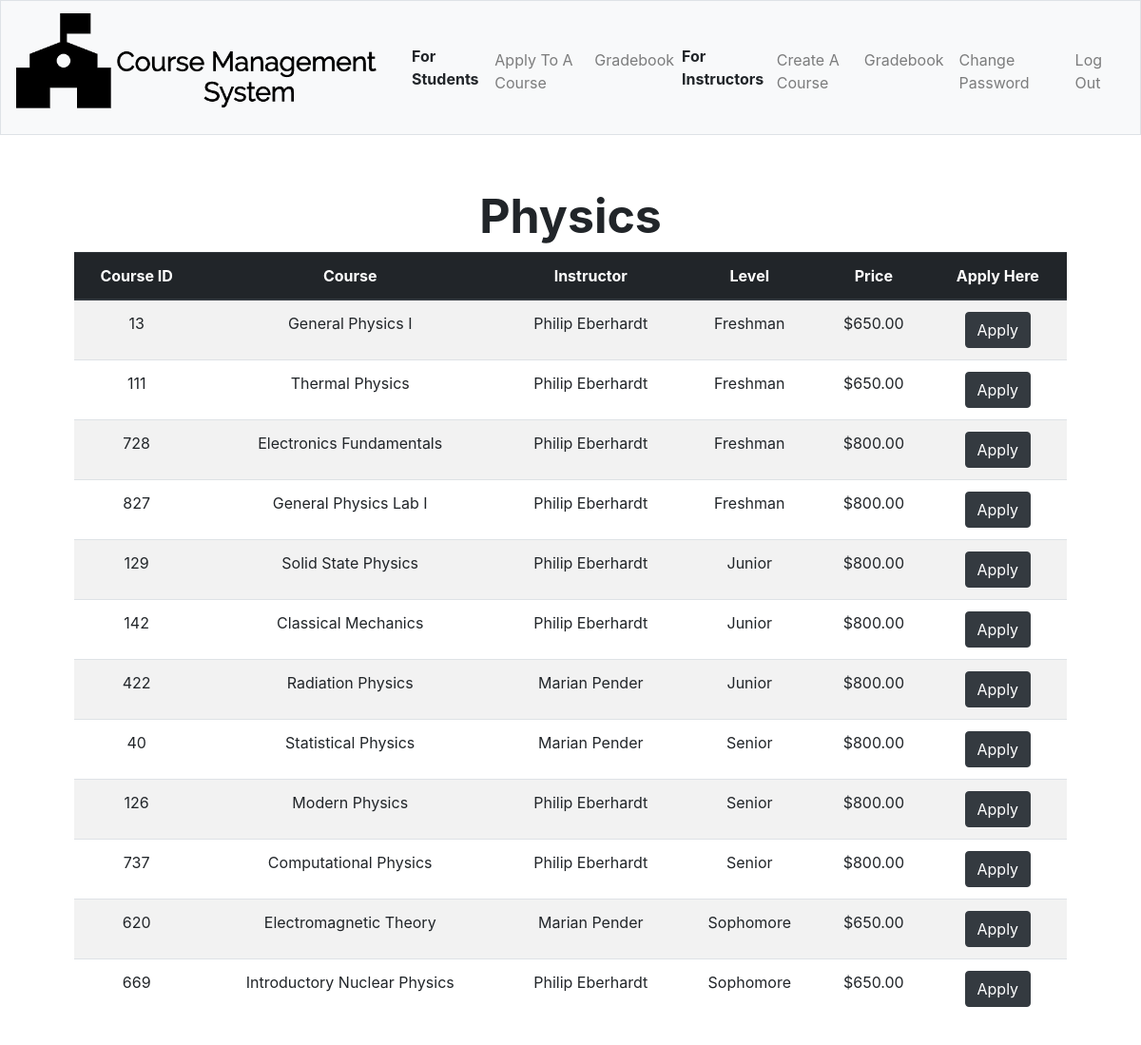
Page /phys (signed in) on the committed database.
### tables this page shows
CREATE TABLE 'courses' ('id' integer PRIMARY KEY NOT NULL, 'instructor' text, 'name' text, 'total' INTEGER, 'subject' text, 'price' integer DEFAULT 650, 'level' text);

### application.py (the view, shortened to what this page needs)
@app.route("/phys", methods=["GET", "POST"])
@login_required
def phys():
    if request.method =="GET":
        courses=db.execute("SELECT * FROM courses WHERE subject = 'Physics' ORDER BY courses.level, courses.id")
        return render_template("subjects/phys.html", courses=courses)

### application.py (called while the page is built)
@app.after_request
def after_request(response):
    response.headers["Cache-Control"] = "no-cache, no-store, must-revalidate"
    response.headers["Expires"] = 0
    response.headers["Pragma"] = "no-cache"
    return response

### helpers.py (called while the page is built)
def login_required(f):
    @wraps(f)
    def decorated_function(*args, **kwargs):
        if session.get("user_id") is None:
            return redirect("/login")
        return f(*args, **kwargs)
    return decorated_function

def usd(value):
    return f"${value:,.2f}"

### templates/subjects/phys.html (shortened to what this page needs)
{% extends "layout.html" %}
{% block main %}
<div style = "font-size: 50px; text-align:middle;"> <b> Physics</b></div>
<table class="table table-striped">
        <thead class="thead-dark">
            <tr>
                <th>Course ID</th>
                <th>Course</th>
                <th>Instructor</th>
                <th>Level</th>
                <th>Price</th>
                <th>Apply Here</th>
            </tr>
        </thead>
        <tbody>
 <tbody>
                {% for row in courses %}
                <tr>
                    <td>{{row["id"]}}</td>
                    <td>{{row["name"]}}</td>
                    <td>{{row["instructor"]}}</td>
                    <td>{{row["level"]}}</td>
                    <td>{{row["price"]|usd}}</td>
                    <form action="/phys" method="post">
                    <td><button class="btn btn-dark" name = "cid" type="submit" value = "{{row['id']}}">Apply</button></td>
                            </form>
                </tr>
                {% endfor %}
        </tbody>
    </table>
{% endblock %}

### rows in the picture
courses: id "13", name "General Physics I", instructor "Philip Eberhardt", level "Freshman", price "$650.00"
courses: id "111", name "Thermal Physics", instructor "Philip Eberhardt", level "Freshman", price "$650.00"
courses: id "728", name "Electronics Fundamentals", instructor "Philip Eberhardt", level "Freshman", price "$800.00"
courses: id "827", name "General Physics Lab I", instructor "Philip Eberhardt", level "Freshman", price "$800.00"
courses: id "129", name "Solid State Physics", instructor "Philip Eberhardt", level "Junior", price "$800.00"
courses: id "142", name "Classical Mechanics", instructor "Philip Eberhardt", level "Junior", price "$800.00"
courses: id "422", name "Radiation Physics", instructor "Marian Pender", level "Junior", price "$800.00"
courses: id "40", name "Statistical Physics", instructor "Marian Pender", level "Senior", price "$800.00"
courses: id "126", name "Modern Physics", instructor "Philip Eberhardt", level "Senior", price "$800.00"
courses: id "737", name "Computational Physics", instructor "Philip Eberhardt", level "Senior", price "$800.00"
courses: id "620", name "Electromagnetic Theory", instructor "Marian Pender", level "Sophomore", price "$650.00"
courses: id "669", name "Introductory Nuclear Physics", instructor "Philip Eberhardt", level "Sophomore", price "$650.00"
